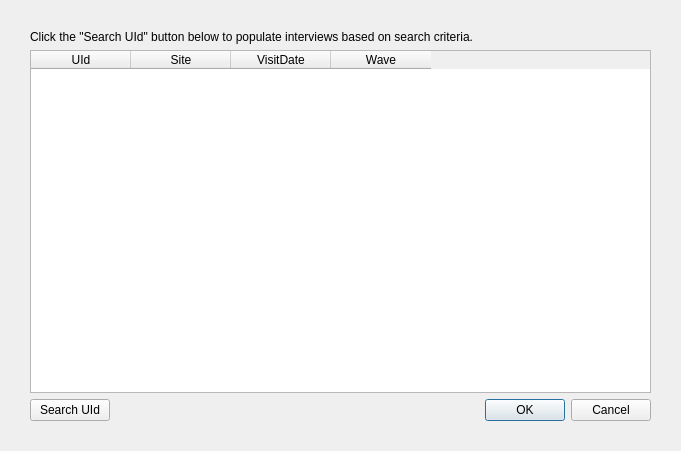
<?xml version="1.0" encoding="UTF-8"?>
<ui version="4.0">
 <class>QSelectInterviewDialog</class>
 <widget class="QWidget" name="QSelectInterviewDialog">
  <property name="geometry">
   <rect>
    <x>0</x>
    <y>0</y>
    <width>681</width>
    <height>451</height>
   </rect>
  </property>
  <property name="windowTitle">
   <string>Form</string>
  </property>
  <layout class="QVBoxLayout" name="verticalLayout_2">
   <property name="spacing">
    <number>6</number>
   </property>
   <property name="margin">
    <number>30</number>
   </property>
   <item>
    <widget class="QLabel" name="label">
     <property name="text">
      <string>Click the &quot;Search UId&quot; button below to populate interviews based on search criteria.</string>
     </property>
    </widget>
   </item>
   <item>
    <widget class="QTableWidget" name="interviewTableWidget">
     <property name="minimumSize">
      <size>
       <width>0</width>
       <height>0</height>
      </size>
     </property>
     <property name="selectionMode">
      <enum>QAbstractItemView::ExtendedSelection</enum>
     </property>
     <property name="selectionBehavior">
      <enum>QAbstractItemView::SelectRows</enum>
     </property>
     <attribute name="horizontalHeaderShowSortIndicator" stdset="0">
      <bool>true</bool>
     </attribute>
     <column>
      <property name="text">
       <string>UId</string>
      </property>
     </column>
     <column>
      <property name="text">
       <string>Site</string>
      </property>
     </column>
     <column>
      <property name="text">
       <string>VisitDate</string>
      </property>
     </column>
     <column>
      <property name="text">
       <string>Wave</string>
      </property>
     </column>
    </widget>
   </item>
   <item>
    <layout class="QHBoxLayout" name="horizontalLayout">
     <item>
      <widget class="QPushButton" name="searchPushButton">
       <property name="text">
        <string>Search UId</string>
       </property>
      </widget>
     </item>
     <item>
      <widget class="QDialogButtonBox" name="buttonBox">
       <property name="standardButtons">
        <set>QDialogButtonBox::Cancel|QDialogButtonBox::Ok</set>
       </property>
       <property name="centerButtons">
        <bool>false</bool>
       </property>
      </widget>
     </item>
    </layout>
   </item>
  </layout>
 </widget>
 <resources/>
 <connections>
  <connection>
   <sender>buttonBox</sender>
   <signal>rejected()</signal>
   <receiver>QSelectInterviewDialog</receiver>
   <slot>close()</slot>
   <hints>
    <hint type="sourcelabel">
     <x>412</x>
     <y>545</y>
    </hint>
    <hint type="destinationlabel">
     <x>412</x>
     <y>283</y>
    </hint>
   </hints>
  </connection>
 </connections>
</ui>
